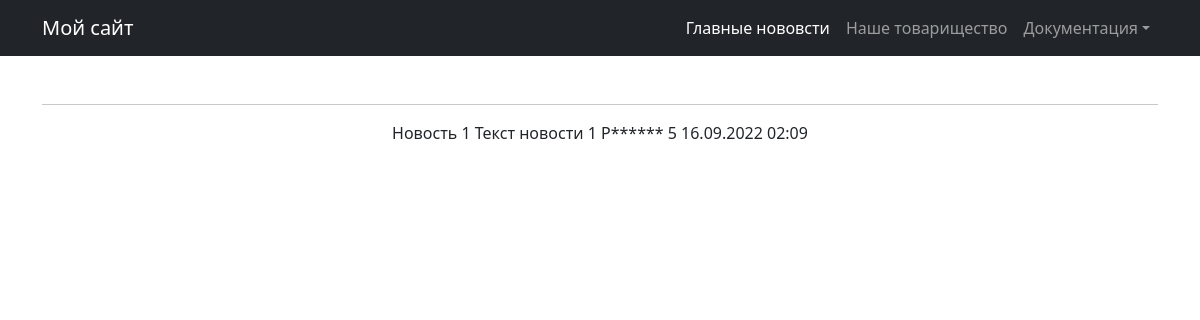
/news/1, run on an earlier commit of the app's database.
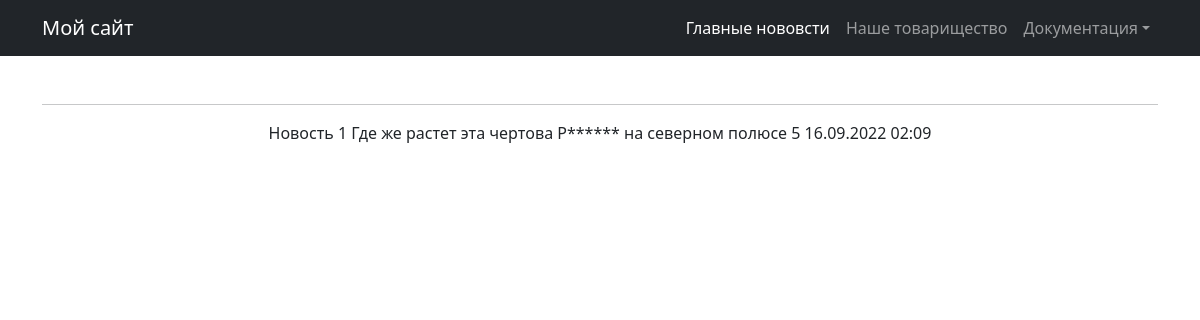
And on a later commit of the database.
### new/models.py (models this page shows, shortened)
class Post(models.Model):
    author_post = models.ForeignKey(Author, on_delete=models.CASCADE)
    NEWS = 'NW'
    ARTICLE = 'AR'
    CATEGORY_CHOICES =  (
        ( NEWS, 'НОВОСТЬ'),
        (ARTICLE, 'СЧАСТЬЕ')
    )
    categoryType = models.CharField(max_length=2, choices=CATEGORY_CHOICES, default=ARTICLE)
    dataCreation = models.DateTimeField(auto_now_add=True)
    postCategory = models.ManyToManyField(Category, through='PostCategory')
    title = models.CharField(max_length=128)
    text = models.TextField()
    rating = models.SmallIntegerField(default=0)

### new/views.py (the view)
# urls.py: path('<int:pk>', PostDetail.as_view()),
class PostDetail(DetailView):
    model = Post
    template_name = 'News2.html'
    context_object_name = 'Post'
    paginate_by = 1

### new/templatetags/censor.py (called while the page is built)
def censor(value):
   bad_words = ('редиска')
   if not isinstance(value, str):
      raise TypeError(f"unresolved type '{type(value)}' expected  type 'str'")
   for word in value.split():
      if word.lower() in bad_words:
         value = value.replace(word, f"{word[0]}{'*' * (len(word) - 1)}")
   return value

### templates/News2.html (shortened to what this page needs)
{% extends 'flatpages/default.html' %}
{% load censor %}
{% block content %}
   <hr>
   <td>{{ Post.title }}</td>
   <td>{{ Post.text|censor }}</td>
   <td>{{ Post.rating }}</td>
   <td>{{ Post.dataCreation|date:'d.m.Y h:m'}}</td>
{% endblock content %}

What changed in the data, as far as the page shows it:
changed Post "Новость 1": text|censor "Текст новости 1 Р******" → "Где же растет эта чертова Р****** на северном полюсе"
